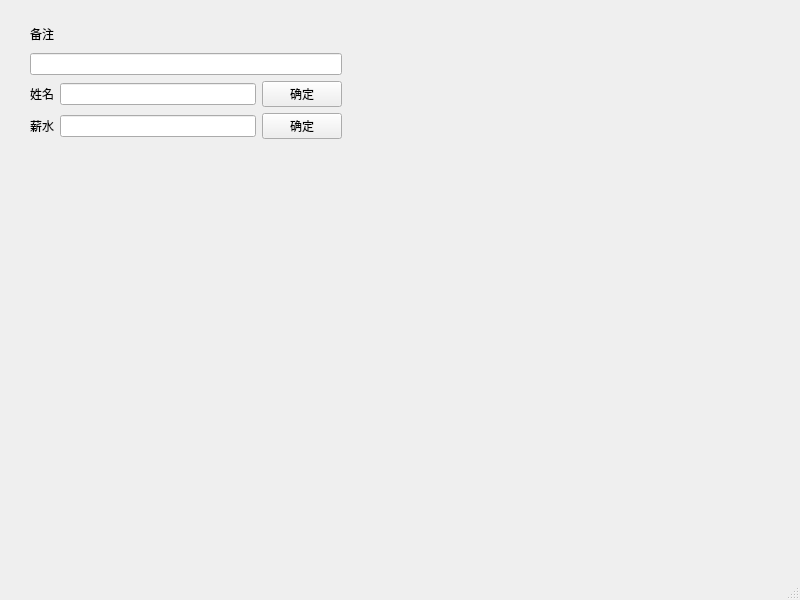
<?xml version="1.0" encoding="UTF-8"?>
<ui version="4.0">
 <class>MainWindow</class>
 <widget class="QMainWindow" name="MainWindow">
  <property name="geometry">
   <rect>
    <x>0</x>
    <y>0</y>
    <width>800</width>
    <height>600</height>
   </rect>
  </property>
  <property name="windowTitle">
   <string>MainWindow</string>
  </property>
  <widget class="QWidget" name="centralwidget">
   <widget class="QWidget" name="layoutWidget">
    <property name="geometry">
     <rect>
      <x>30</x>
      <y>20</y>
      <width>312</width>
      <height>119</height>
     </rect>
    </property>
    <layout class="QVBoxLayout" name="verticalLayout">
     <item>
      <widget class="QLabel" name="label">
       <property name="text">
        <string>备注</string>
       </property>
      </widget>
     </item>
     <item>
      <widget class="QLineEdit" name="lineEdit"/>
     </item>
     <item>
      <layout class="QHBoxLayout" name="horizontalLayout_2">
       <item>
        <widget class="QLabel" name="label_2">
         <property name="text">
          <string>姓名</string>
         </property>
        </widget>
       </item>
       <item>
        <widget class="QLineEdit" name="lineEdit_2"/>
       </item>
       <item>
        <widget class="QPushButton" name="pushButton">
         <property name="text">
          <string>确定</string>
         </property>
        </widget>
       </item>
      </layout>
     </item>
     <item>
      <layout class="QHBoxLayout" name="horizontalLayout">
       <item>
        <widget class="QLabel" name="label_3">
         <property name="text">
          <string>薪水</string>
         </property>
        </widget>
       </item>
       <item>
        <widget class="QLineEdit" name="lineEdit_3"/>
       </item>
       <item>
        <widget class="QPushButton" name="pushButton_2">
         <property name="text">
          <string>确定</string>
         </property>
        </widget>
       </item>
      </layout>
     </item>
    </layout>
   </widget>
  </widget>
  <widget class="QMenuBar" name="menubar">
   <property name="geometry">
    <rect>
     <x>0</x>
     <y>0</y>
     <width>800</width>
     <height>26</height>
    </rect>
   </property>
  </widget>
  <widget class="QStatusBar" name="statusbar"/>
 </widget>
 <resources/>
 <connections/>
</ui>
